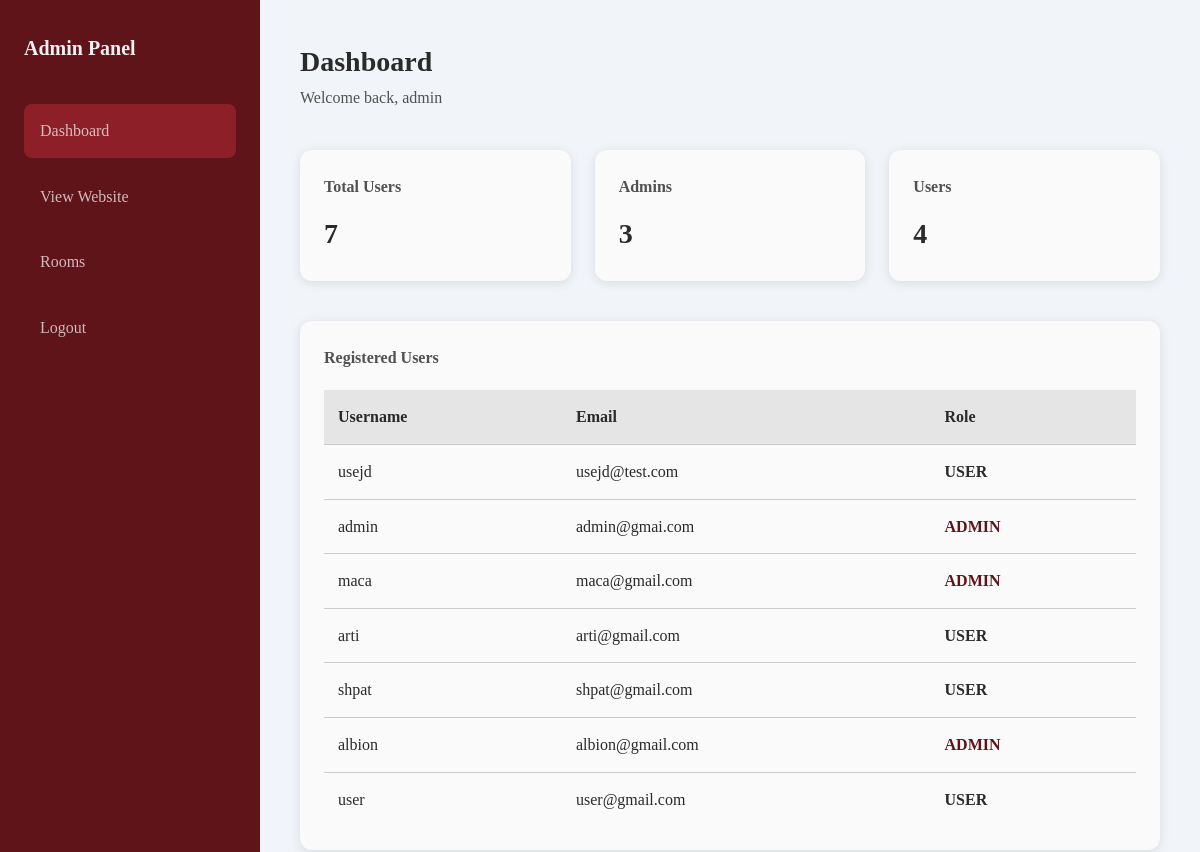
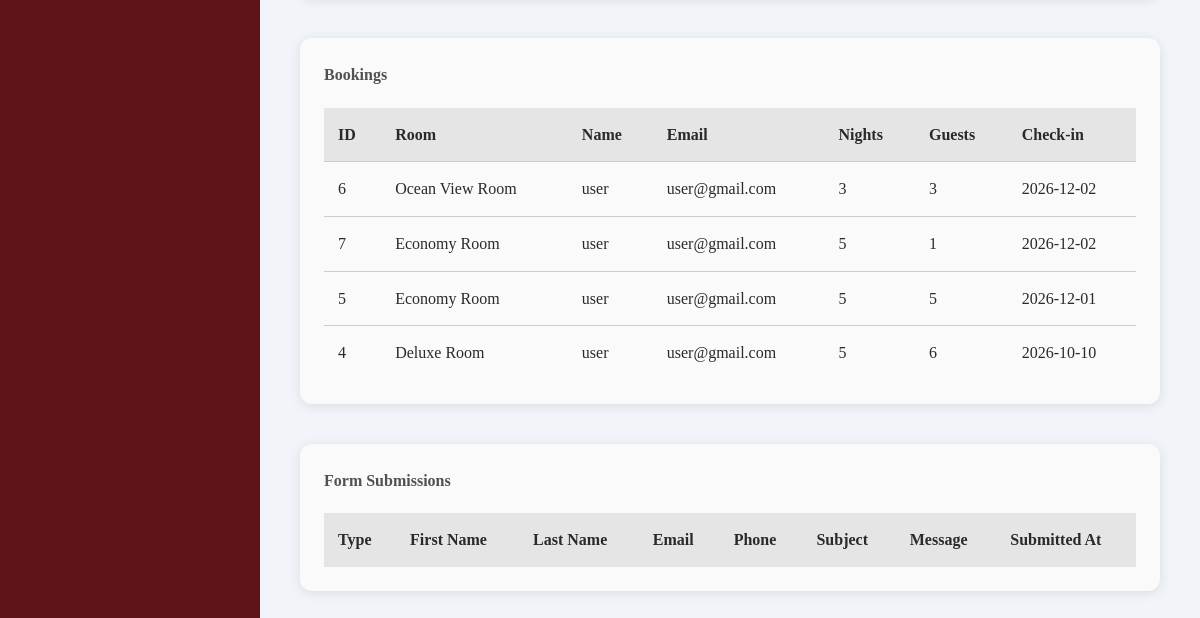
Page /admin/AdminDashboard.php (signed in) on the earlier database version (2 pictures, top to bottom).
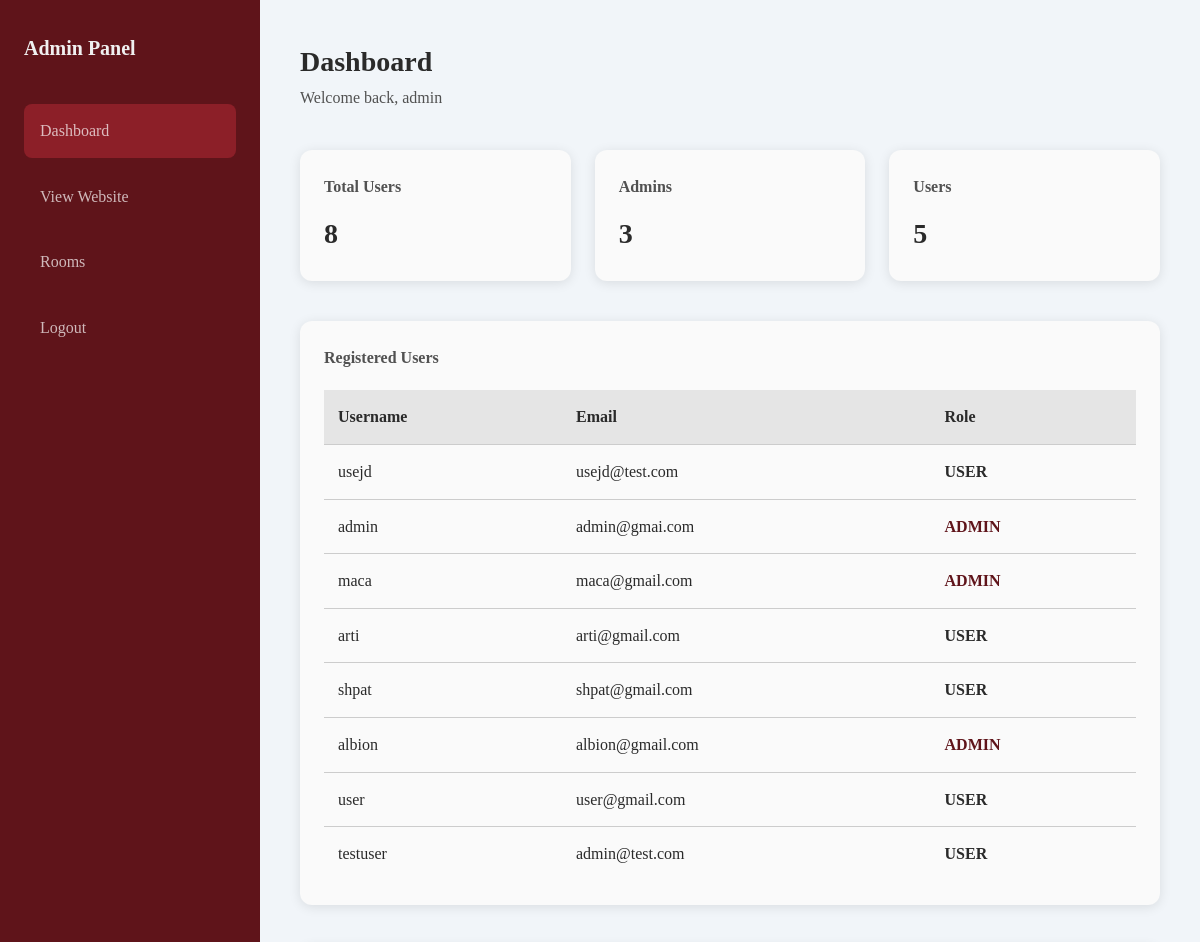
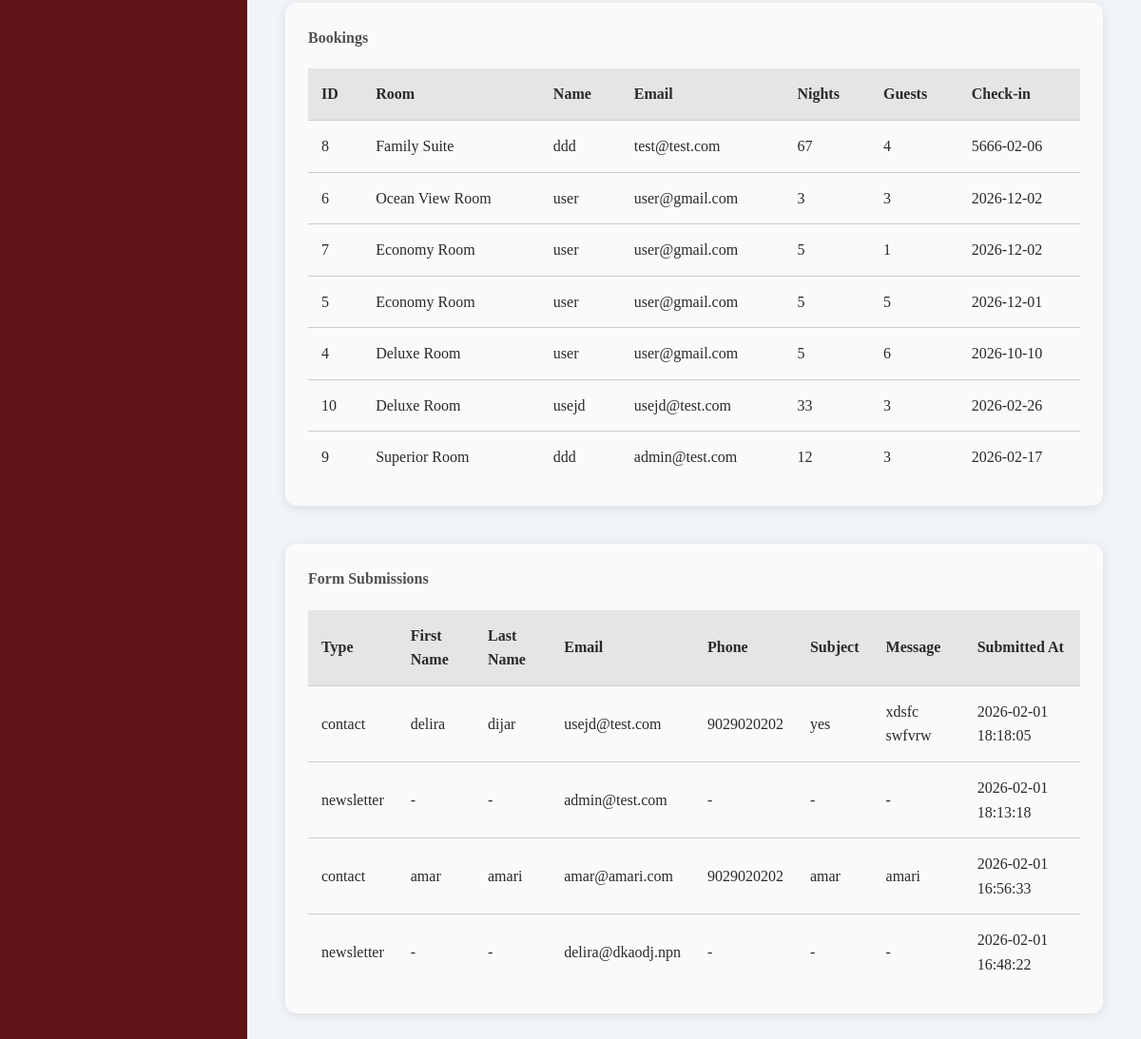
Same page on the later database version (2 pictures, top to bottom).
### tables this page shows
CREATE TABLE `user` (
  `id` int(11) NOT NULL,
  `role` varchar(40) NOT NULL,
  `username` varchar(100) NOT NULL,
  `email` varchar(255) NOT NULL,
  `password` varchar(255) NOT NULL
);

CREATE TABLE `bookings` (
  `id` int(11) NOT NULL,
  `room_id` int(11) NOT NULL,
  `customer_name` varchar(100) NOT NULL,
  `customer_email` varchar(100) NOT NULL,
  `nights` int(11) NOT NULL,
  `guests` int(11) NOT NULL,
  `checkin_date` date NOT NULL,
  `booked_at` timestamp NOT NULL DEFAULT current_timestamp()
);

CREATE TABLE `rooms` (
  `id` int(11) NOT NULL,
  `name` varchar(100) NOT NULL,
  `description` text NOT NULL,
  `price_per_night` decimal(10,2) NOT NULL,
  `image` varchar(255) NOT NULL,
  `is_featured` tinyint(1) DEFAULT 0,
  `status` enum('available','unavailable') DEFAULT 'available',
  `created_at` timestamp NOT NULL DEFAULT current_timestamp()
);

CREATE TABLE `submissions` (
  `id` int(11) NOT NULL,
  `type` enum('newsletter','contact') NOT NULL,
  `first_name` varchar(100) DEFAULT NULL,
  `last_name` varchar(100) DEFAULT NULL,
  `email` varchar(255) NOT NULL,
  `phone` varchar(50) DEFAULT NULL,
  `subject` varchar(255) DEFAULT NULL,
  `message` text DEFAULT NULL,
  `created_at` timestamp NOT NULL DEFAULT current_timestamp()
);

### database/Database.php (called while the page is built)
<?php
class Database{
    private $host = 'localhost';
    private $dbname = 'hoteli';
    private $username = 'root';
    private $password = '';
    private $conn;
    public function __construct(){
        try{
            $this->conn = new PDO("mysql:host={$this->host};dbname={$this->dbname}", $this->username, $this->password);
            $this->conn->setAttribute(PDO::ATTR_ERRMODE, PDO::ERRMODE_EXCEPTION);
        } catch(PDOException $e){
            die("Connection failed: " . $e->getMessage());
        }
    }
    public function getConnection(){
        return $this->conn;
    }
}
?>

### admin/Booking.php (called while the page is built)
<?php
require_once '../database/Database.php';
class Booking {
    private $conn;
    public function __construct() {
        $db = new Database();
        $this->conn = $db->getConnection();
    }
    public function getAllBookings() {
        $stmt = $this->conn->prepare("
            SELECT b.id, r.name AS room_name, b.customer_name, b.customer_email,
                   b.nights, b.guests, b.checkin_date
            FROM bookings b
            JOIN rooms r ON b.room_id = r.id
            ORDER BY b.checkin_date DESC
        ");
        $stmt->execute();
        return $stmt->fetchAll(PDO::FETCH_ASSOC);
    }
}
?>

### admin/AdminDashboard.php (the view, shortened to what the changed rows need)
<?php
include_once '../database/Database.php';
include_once 'Booking.php';
$bookingObj = new Booking();
$bookings = $bookingObj->getAllBookings();
$db = new Database();
$conn = $db->getConnection();
$stmt2 = $conn->prepare("SELECT * FROM submissions ORDER BY created_at DESC");
$stmt2->execute();
$submissions = $stmt2->fetchAll(PDO::FETCH_ASSOC);
$stmt = $conn->prepare("SELECT username, email, role FROM user");
$stmt->execute();
$users = $stmt->fetchAll(PDO::FETCH_ASSOC);
$totalUsers = count($users);
$totalRegular = count(array_filter($users, fn($u) => $u['role'] === 'user'));
?>
<!DOCTYPE html>
<html lang="en">
<head>
    <link rel="stylesheet" href="../css/global.css">
    <link rel="stylesheet" href="../css/admin.css">
</head>
<body>
<div class="admin-layout">
    <aside class="admin-sidebar">
        <h2>Admin Panel</h2>
    </aside>
    <main class="admin-content">
        <div class="admin-topbar">
            <h1>Dashboard</h1>
        </div>
        <section class="admin-stats">
            <div class="admin-card">
                <h3>Total Users</h3>
                <p><?php echo $totalUsers; ?></p>
            </div>
            <div class="admin-card">
                <h3>Users</h3>
                <p><?php echo $totalRegular; ?></p>
            </div>
        </section>
        <section class="admin-card">
            <table class="admin-table">
                <thead>
                    <tr>
                        <th>Username</th>
                        <th>Email</th>
                        <th>Role</th>
                    </tr>
                </thead>
                <tbody>
                <?php foreach ($users as $u): ?>
                    <tr>
                        <td><?php echo htmlspecialchars($u['username']); ?></td>
                        <td><?php echo htmlspecialchars($u['email']); ?></td>
                        <td class="<?php echo $u['role'] === 'admin' ? 'role-admin' : 'role-user'; ?>">
                            <?php echo strtoupper($u['role']); ?>
                        </td>
                    </tr>
                <?php endforeach; ?>
                </tbody>
            </table>
        </section>
        <section class="admin-card bookings-table">
            <table class="admin-table">
                <thead>
                    <tr>
                        <th>ID</th>
                        <th>Room</th>
                        <th>Name</th>
                        <th>Email</th>
                        <th>Nights</th>
                        <th>Guests</th>
                        <th>Check-in</th>
                    </tr>
                </thead>
                <tbody>
                    <?php foreach ($bookings as $b): ?>
                    <tr>
                        <td><?= $b['id'] ?></td>
                        <td><?= htmlspecialchars($b['room_name']) ?></td>
                        <td><?= htmlspecialchars($b['customer_name']) ?></td>
                        <td><?= htmlspecialchars($b['customer_email']) ?></td>
                        <td><?= $b['nights'] ?></td>
                        <td><?= $b['guests'] ?></td>
                        <td><?= $b['checkin_date'] ?></td>
                    </tr>
                    <?php endforeach; ?>
                </tbody>
            </table>
        </section>
       <section class="admin-card  bookings-table">
            <table class="admin-table">
                <thead>
                    <tr>
                        <th>Type</th>
                        <th>First Name</th>
                        <th>Last Name</th>
                        <th>Email</th>
                        <th>Phone</th>
                        <th>Subject</th>
                        <th>Message</th>
                        <th>Submitted At</th>
                    </tr>
                </thead>
                <tbody>
                    <?php foreach ($submissions as $s): ?>
                        <tr>
                            <td><?php echo htmlspecialchars($s['type']); ?></td>
                            <td><?php echo $s['type'] === 'contact' ? htmlspecialchars($s['first_name']) : '-'; ?></td>
                            <td><?php echo $s['type'] === 'contact' ? htmlspecialchars($s['last_name']) : '-'; ?></td>
                            <td><?php echo htmlspecialchars($s['email']); ?></td>
                            <td><?php echo $s['type'] === 'contact' ? htmlspecialchars($s['phone']) : '-'; ?></td>
                            <td><?php echo $s['type'] === 'contact' ? htmlspecialchars($s['subject']) : '-'; ?></td>
                            <td><?php echo $s['type'] === 'contact' ? htmlspecialchars($s['message']) : '-'; ?></td>
                            <td><?php echo $s['created_at']; ?></td>
                        </tr>
                    <?php endforeach; ?>
                </tbody>
            </table>
        </section>
    </main>
</div>
</body>
</html>

Differences in the rows shown:
added user: username "testuser", email "admin@test.com", role "USER"
added bookings: id "8", room.name "Family Suite", customer_name "ddd", customer_email "test@test.com", nights "67", guests "4", checkin_date "5666-02-06"
added bookings: id "10", room.name "Deluxe Room", customer_name "usejd", customer_email "usejd@test.com", nights "33", guests "3", checkin_date "2026-02-26"
added bookings: id "9", room.name "Superior Room", customer_name "ddd", customer_email "admin@test.com", nights "12", guests "3", checkin_date "2026-02-17"
added submissions: type "contact", first_name "delira", last_name "dijar", email "usejd@test.com", phone "9029020202", subject "yes", message "xdsfc swfvrw", created_at "2026-02-01 18:18:05"
added submissions: type "newsletter", email "admin@test.com", created_at "2026-02-01 18:13:18"
added submissions: type "contact", first_name "amar", last_name "amari", email "amar@amari.com", phone "9029020202", subject "amar", message "amari", created_at "2026-02-01 16:56:33"
added submissions: type "newsletter", email "delira@dkaodj.npn", created_at "2026-02-01 16:48:22"
Other differences:
$totalUsers: "7" → "8"
$totalRegular: "4" → "5"
